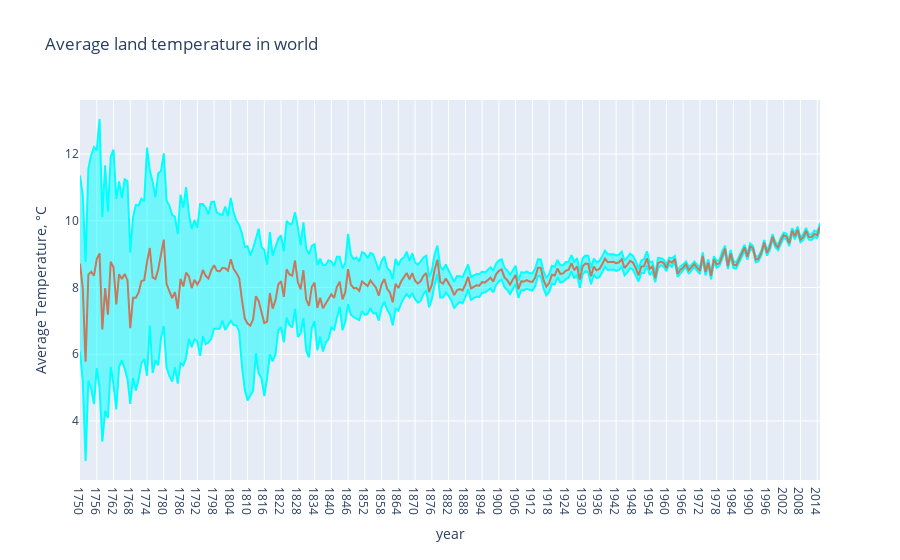

Notebook code cell kept with this figure:
### Code cell
#Extract the year from a date
years = np.unique(global_temp['dt'].apply(lambda x: x[:4]))
mean_temp_world = []
mean_temp_world_uncertainty = []

for year in years:
    mean_temp_world.append(global_temp[global_temp['dt'].apply(
        lambda x: x[:4]) == year]['LandAverageTemperature'].mean())
    mean_temp_world_uncertainty.append(global_temp[global_temp['dt'].apply(
                lambda x: x[:4]) == year]['LandAverageTemperatureUncertainty'].mean())

trace0 = go.Scatter(
    x = years, 
    y = np.array(mean_temp_world) + np.array(mean_temp_world_uncertainty),
    fill= None,
    mode='lines',
    name='Uncertainty top',
    line=dict(
        color='rgb(0, 255, 255)',
    )
)
trace1 = go.Scatter(
    x = years, 
    y = np.array(mean_temp_world) - np.array(mean_temp_world_uncertainty),
    fill='tonexty',
    mode='lines',
    name='Uncertainty bot',
    line=dict(
        color='rgb(0, 255, 255)',
    )
)

trace2 = go.Scatter(
    x = years, 
    y = mean_temp_world,
    name='Average Temperature',
    line=dict(
        color='rgb(199, 121, 093)',
    )
)
data = [trace0, trace1, trace2]

layout = go.Layout(
    xaxis=dict(title='year'),
    yaxis=dict(title='Average Temperature, °C'),
    title='Average land temperature in world',
    showlegend = False)

fig = go.Figure(data=data, layout=layout)
py.iplot(fig)

### Figure 1 — Plotly figure (JSON) as saved in the notebook; plotly's stock layout.template omitted (floating-point values rounded to 4 significant figures; data arrays with more than 128 entries replaced by an {"elided": "..."} marker saying what was removed)
{"data": [{"line": {"color": "rgb(0, 255, 255)"}, "mode": "lines", "name": "Uncertainty top", "type": "scatter", "x": {"elided": "266 str values"}, "y": {"elided": "266 float values"}}, {"fill": "tonexty", "line": {"color": "rgb(0, 255, 255)"}, "mode": "lines", "name": "Uncertainty bot", "type": "scatter", "x": {"elided": "266 str values"}, "y": {"elided": "266 float values"}}, {"line": {"color": "rgb(199, 121, 093)"}, "name": "Average Temperature", "type": "scatter", "x": {"elided": "266 str values"}, "y": {"elided": "266 float values"}}], "layout": {"showlegend": false, "title": {"text": "Average land temperature in world"}, "xaxis": {"title": {"text": "year"}}, "yaxis": {"title": {"text": "Average Temperature, °C"}}}}
